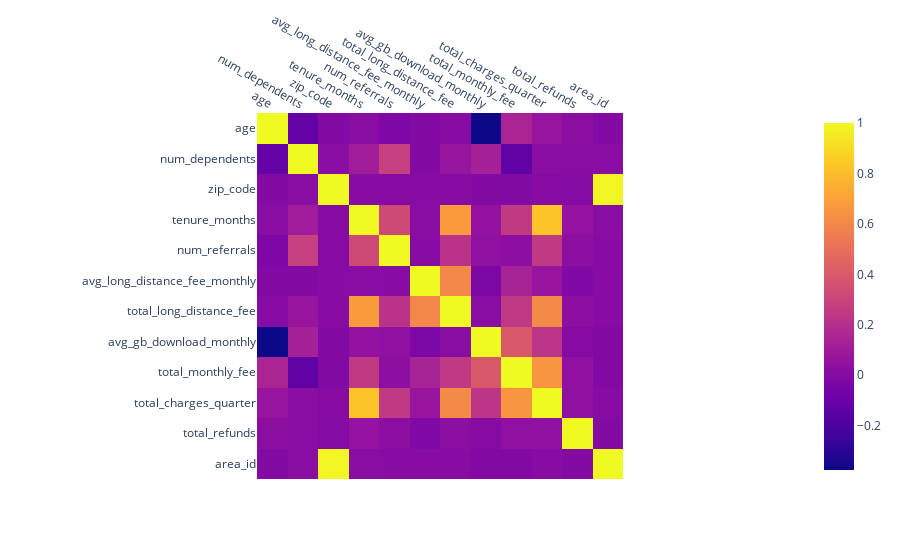

Notebook source saved alongside this figure:
### Code cell
corr = df.corr(numeric_only=True)
fig = px.imshow(corr)
fig.update_xaxes(side="top")
fig.show()

### Figure 1 — Plotly figure (JSON) as saved in the notebook; plotly's stock layout.template omitted (floating-point values rounded to 4 significant figures; data arrays with more than 128 entries replaced by an {"elided": "..."} marker saying what was removed)
{"data": [{"coloraxis": "coloraxis", "hovertemplate": "x: %{x}<br>y: %{y}<br>color: %{z}<extra></extra>", "name": "0", "type": "heatmap", "x": ["age", "num_dependents", "zip_code", "tenure_months", "num_referrals", "avg_long_distance_fee_monthly", "total_long_distance_fee", "avg_gb_download_monthly", "total_monthly_fee", "total_charges_quarter", "total_refunds", "area_id"], "xaxis": "x", "y": ["age", "num_dependents", "zip_code", "tenure_months", "num_referrals", "avg_long_distance_fee_monthly", "total_long_distance_fee", "avg_gb_download_monthly", "total_monthly_fee", "total_charges_quarter", "total_refunds", "area_id"], "yaxis": "y", "z": {"elided": "12x12 float values"}}], "layout": {"coloraxis": {"colorscale": [[0, "#0d0887"], [0.1111, "#46039f"], [0.2222, "#7201a8"], [0.3333, "#9c179e"], [0.4444, "#bd3786"], [0.5556, "#d8576b"], [0.6667, "#ed7953"], [0.7778, "#fb9f3a"], [0.8889, "#fdca26"], [1, "#f0f921"]]}, "margin": {"t": 60}, "xaxis": {"anchor": "y", "constrain": "domain", "domain": [0, 1], "scaleanchor": "y", "side": "top"}, "yaxis": {"anchor": "x", "autorange": "reversed", "constrain": "domain", "domain": [0, 1]}}}
